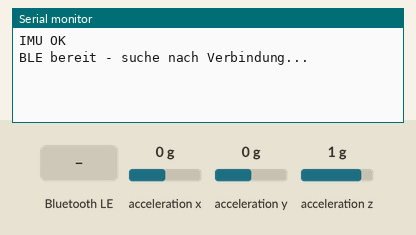
The program below on a simulated Arduino Nano 33 BLE. On the bench: the last lines printed to the serial monitor. The inputs (shaded band) are chosen by the test bench; at power-on: acceleration x 0 g, acceleration z 1 g, acceleration y 0 g. Nothing arrives over Bluetooth unless stated; a phone connects over Bluetooth LE 3 s after start.

Above: at 2.2 s.
2.3 s: Bluetooth LE write "1" received
At 4.07 s:
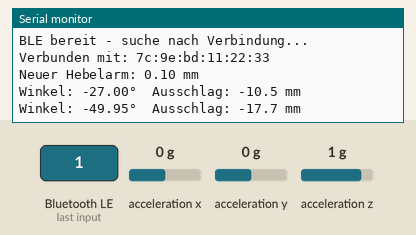
5.3 s: Bluetooth LE write "1" received
At 5.32 s:
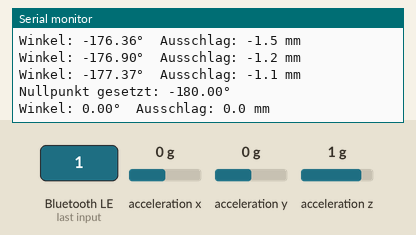
6.8 s: acceleration x set to -1.4 g
At 6.82 s:
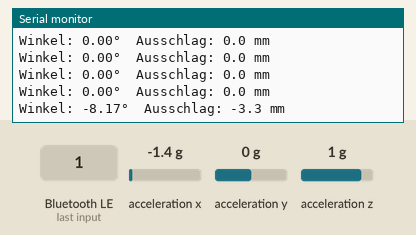
8.3 s: acceleration z set to -1.4 g
At 8.32 s:
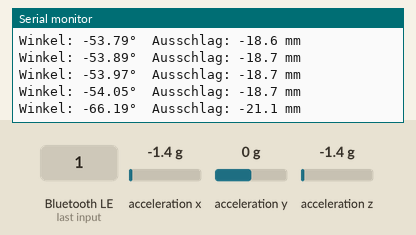
9.8 s: Bluetooth LE write "0" received
11.3 s: acceleration x set to -0.8 g
At 11.32 s:
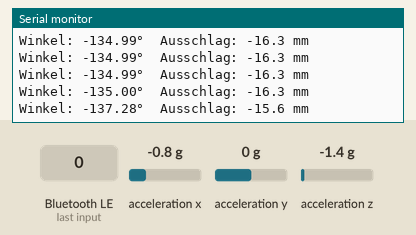
Timing chart, 0 to 13.8 s (numbered marks = the images above; inputs shaded):
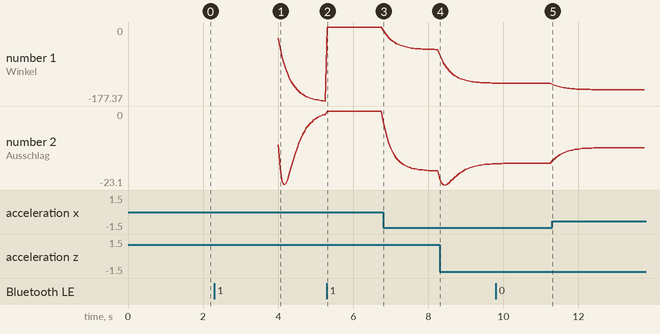

Measured:
- after the input at 2.3 s, the serial monitor: prints a new line after 1.7 s (image 1)
- after the input at 5.3 s, the serial monitor: prints a new line at once (image 2)
- after the input at 6.8 s, the serial monitor: prints a new line at once (image 3)
- after the input at 8.3 s, the serial monitor: prints a new line at once (image 4)
- after the input at 11.3 s, the serial monitor: prints a new line at once (image 5)
- plotted number 1: 0 → -54.05 after the input at 6.8 s, -54.05 → -134.38 after the input at 8.3 s, -135 → -150.25 after the input at 11.3 s
- plotted number 2: 0 → -18.7 after the input at 6.8 s, -18.7 → -16.5 after the input at 8.3 s, -16.3 → -11.4 after the input at 11.3 s

The program:

main.cpp
```cpp
/*
 * Rudermesser - Arduino Nano 33 BLE
 *
 * Misst den Ruderausschlag über den eingebauten IMU (LSM9DS1)
 * und sendet die Daten per BLE an eine Web-App.
 *
 * Einbaulage: Arduino um 180° gedreht (USB hinten)
 * Fester Offset: 23mm (Vorderkante Gehäuse bis IMU-Chip Mitte)
 */

#include <Arduino_LSM9DS1.h>
#include <ArduinoBLE.h>

// ── Fester Hardware-Offset ──────────────────────────────────────────────────
const float CHIP_OFFSET_MM = 23.0f;

// ── BLE Service & Characteristics ───────────────────────────────────────────
BLEService rudermesserService("12345678-1234-1234-1234-123456789ABC");

// Senden: aktueller Winkel in 0.01° (int16) und Ausschlag in 0.1mm (int16)
BLEIntCharacteristic angleChar(
    "12345678-1234-1234-1234-123456789ABD",
    BLERead | BLENotify
);
BLEIntCharacteristic deflectionChar(
    "12345678-1234-1234-1234-123456789ABE",
    BLERead | BLENotify
);

// Empfangen: Hebelarm (Abstand Scharnier → Gehäusevorderkante) in mm (*10 als int)
BLEIntCharacteristic leverArmChar(
    "12345678-1234-1234-1234-123456789ABF",
    BLERead | BLEWrite
);

// Empfangen: Nullpunkt-Befehl (1 = kalibrieren)
BLEByteCharacteristic calibrateChar(
    "12345678-1234-1234-1234-123456789AC0",
    BLERead | BLEWrite
);

// ── Globale Variablen ────────────────────────────────────────────────────────
float zeroAngle   = 0.0f;   // Nullpunkt-Winkel
float leverArm_mm = 50.0f;  // Standard-Hebelarm in mm (einstellbar per App)
float filteredAngle = 0.0f; // Geglätteter Winkel

// Tiefpassfilter - je kleiner der Wert desto ruhiger (0.0-1.0)
// 0.1 = sehr ruhig/träge, 0.3 = ausgewogen, 0.5 = schnell
const float FILTER_ALPHA = 0.15f;

unsigned long lastSend = 0;
const unsigned long SEND_INTERVAL_MS = 50; // 20 Hz

// ── Hilfsfunktion: Winkel aus Beschleunigungssensor ─────────────────────────
float getAngle() {
    float ax, ay, az;
    if (!IMU.accelerationAvailable()) return 0.0f;
    IMU.readAcceleration(ax, ay, az);

    // 180° Korrektur für umgekehrten Einbau (USB hinten): X und Z invertieren
    ax = -ax;
    az = -az;

    // Winkel um die Querachse (rauf/runter Bewegung = Ruderausschlag)
    // ax = Längsachse, az = Hochachse → misst Neigung rauf/runter
    float angle = atan2(ax, az) * 180.0f / PI;
    return angle;
}

// ── Setup ────────────────────────────────────────────────────────────────────
void setup() {
    Serial.begin(115200);
    delay(1000);

    // IMU initialisieren
    if (!IMU.begin()) {
        Serial.println("IMU Fehler!");
        while (1);
    }
    Serial.println("IMU OK");

    // BLE initialisieren
    if (!BLE.begin()) {
        Serial.println("BLE Fehler!");
        while (1);
    }

    BLE.setLocalName("Rudermesser");
    BLE.setAdvertisedService(rudermesserService);

    rudermesserService.addCharacteristic(angleChar);
    rudermesserService.addCharacteristic(deflectionChar);
    rudermesserService.addCharacteristic(leverArmChar);
    rudermesserService.addCharacteristic(calibrateChar);

    BLE.addService(rudermesserService);

    // Standardwerte setzen
    angleChar.writeValue(0);
    deflectionChar.writeValue(0);
    leverArmChar.writeValue((int)(leverArm_mm * 10));
    calibrateChar.writeValue(0);

    BLE.advertise();
    Serial.println("BLE bereit - suche nach Verbindung...");
}

// ── Loop ─────────────────────────────────────────────────────────────────────
void loop() {
    BLEDevice central = BLE.central();

    if (central) {
        Serial.print("Verbunden mit: ");
        Serial.println(central.address());

        while (central.connected()) {

            // ── Einstellungen von App empfangen ──────────────────────────
            if (leverArmChar.written()) {
                leverArm_mm = leverArmChar.value() / 10.0f;
                Serial.print("Neuer Hebelarm: ");
                Serial.print(leverArm_mm);
                Serial.println(" mm");
            }

            if (calibrateChar.written() && calibrateChar.value() == 1) {
                zeroAngle = getAngle();
                filteredAngle = 0.0f; // Filter sofort auf Null setzen
                calibrateChar.writeValue(0);
                Serial.print("Nullpunkt gesetzt: ");
                Serial.print(zeroAngle);
                Serial.println("°");
            }

            // ── Messung senden ────────────────────────────────────────────
            if (millis() - lastSend >= SEND_INTERVAL_MS) {
                lastSend = millis();

                float rawAngle   = getAngle();
                float angle      = rawAngle - zeroAngle;

                // Winkel auf -180 bis +180 normalisieren
                while (angle > 180.0f)  angle -= 360.0f;
                while (angle < -180.0f) angle += 360.0f;

                // Tiefpassfilter anwenden
                filteredAngle = FILTER_ALPHA * angle + (1.0f - FILTER_ALPHA) * filteredAngle;

                float totalLever = leverArm_mm + CHIP_OFFSET_MM;
                float deflection = sin(filteredAngle * PI / 180.0f) * totalLever;

                // Winkel in 0.01° senden, Ausschlag in 0.1mm
                angleChar.writeValue((int)(filteredAngle * 100));
                deflectionChar.writeValue((int)(deflection * 10));

                // Debug-Ausgabe
                Serial.print("Winkel: ");
                Serial.print(filteredAngle, 2);
                Serial.print("°  Ausschlag: ");
                Serial.print(deflection, 1);
                Serial.println(" mm");
            }
        }

        Serial.println("Verbindung getrennt");
    }
}
```
